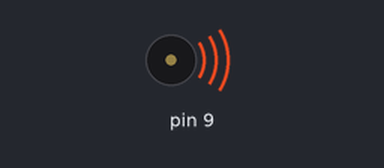
The sketch below on a simulated Arduino Uno, built with avr-gcc and run on an emulated ATmega328P. Parts: buzzer (waves = sounding).

Above: at 0.1 s.
Timing chart, 0 to 40.0 s (numbered marks = the images above):
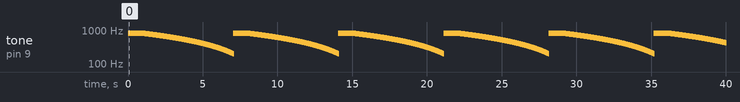

Measured:
- by itself, tone on pin 9: plays 800 Hz for 1.0 s, 799 Hz for 0.01 s, 798 Hz for 0.01 s, 797 Hz for 0.01 s, 796 Hz for 0.01 s, 795 Hz for 0.01 s … (3386 notes in this stretch)

The sketch:

AlarmSound.ino
```cpp
#define EM_MOTOR_SHIELD_BOARD_VERSION 3

#if (EM_MOTOR_SHIELD_BOARD_VERSION > 2)
    #define BUZZER_PIN 10
#else
    #define BUZZER_PIN 9
#endif

void setup()
{
    pinMode(9,OUTPUT);
}

void loop()
{
    for(int i = 200; i <= 800; i++)   // 200HZ ~ 800HZ
    {
        tone(9,i);
    }
    delay(1000);                    //Max Frequency hold 1s
    for(int i= 800; i >= 200; i--)   // 800HZ ~ 200HZ
    {
        tone(9,i);
        delay(10);
    }
}
```
